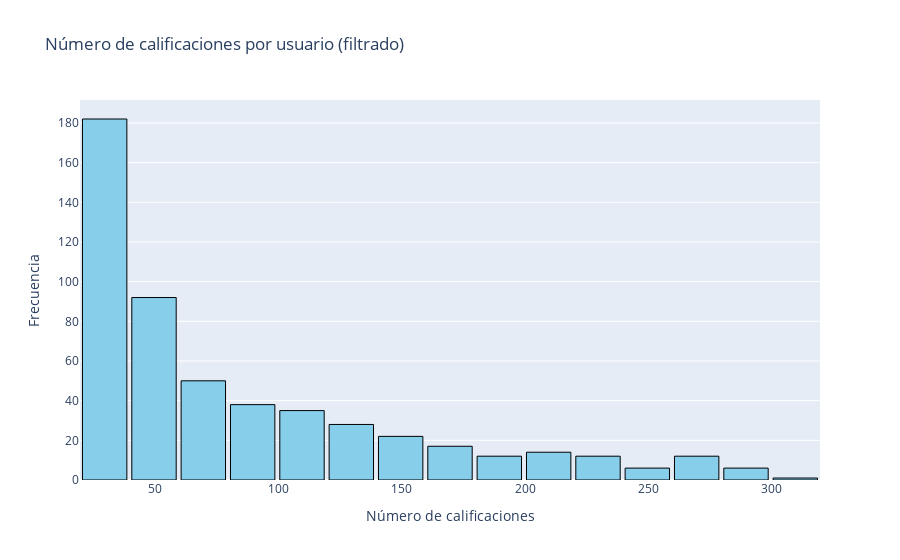

Notebook source saved alongside this figure:
### Code cell
# Crear histograma con Plotly
fig = go.Figure()

fig.add_trace(go.Histogram(
    x=rating_users2['cnt_rat'],
    nbinsx=20,  # Número de bins como en matplotlib
    marker=dict(color='skyblue', line=dict(color='black', width=1))
))

fig.update_layout(
    title="Número de calificaciones por usuario (filtrado)",
    xaxis_title="Número de calificaciones",
    yaxis_title="Frecuencia",
    bargap=0.1  # espacio entre barras
)

fig.show()

### Figure 1 — Plotly figure (JSON) as saved in the notebook; plotly's stock layout.template omitted (floating-point values rounded to 4 significant figures; data arrays with more than 128 entries replaced by an {"elided": "..."} marker saying what was removed)
{"data": [{"marker": {"color": "skyblue", "line": {"color": "black", "width": 1}}, "nbinsx": 20, "type": "histogram", "x": {"elided": "527 int values"}}], "layout": {"bargap": 0.1, "title": {"text": "Número de calificaciones por usuario (filtrado)"}, "xaxis": {"title": {"text": "Número de calificaciones"}}, "yaxis": {"title": {"text": "Frecuencia"}}}}
